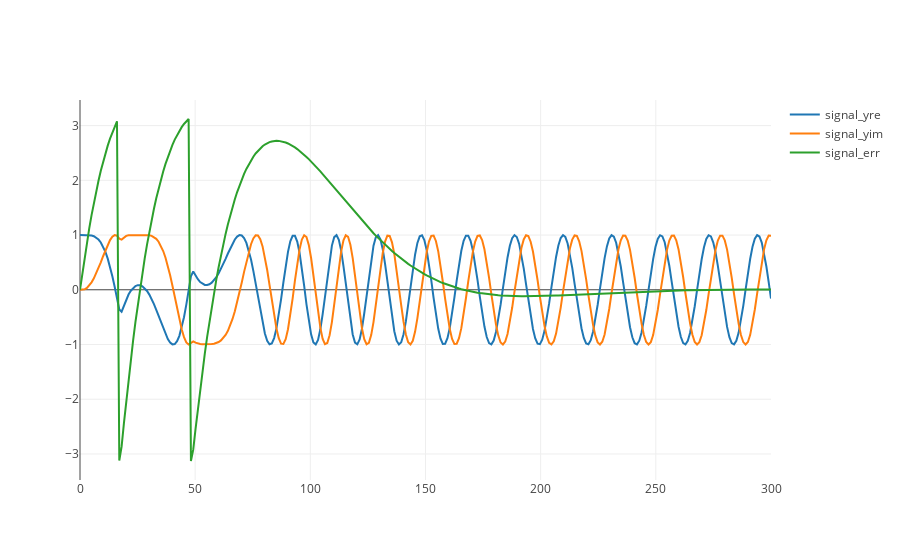

The notebook cell this image was saved under:
### Code cell
// set parameters
let parameters = Parameters {
    phase_offset: 0.,    // carrier phase offset        0.0
    freq_offset:  0.3,   // carrier frequency offset    0.3
    wn:           0.01,  // pll bandwidth               0.01
    zeta:         0.707, // pll damping factor          0.707
    K:            1000., // pll loop gain               1000.
    n:            300,   // number of samples           400
};
let t = parameters.n as f32;

let xs: Vec<f32> = linspace(0., t, parameters.n).collect();
let signals = simulate(&parameters);

let mut plot = Plot::new();
//plot.add_trace(Scatter::new(xs.clone(), signals.0).mode(Mode::Lines).name("signal_xre"));
//plot.add_trace(Scatter::new(xs.clone(), signals.1).mode(Mode::Lines).name("signal_xim"));
plot.add_trace(Scatter::new(xs.clone(), signals.2).mode(Mode::Lines).name("signal_yre"));
plot.add_trace(Scatter::new(xs.clone(), signals.3).mode(Mode::Lines).name("signal_yim"));
plot.add_trace(Scatter::new(xs.clone(), signals.4).mode(Mode::Lines).name("signal_err"));
//plot.add_trace(Scatter::new(xs.clone(), signals.5).mode(Mode::Lines).name("signal_phi"));
//plot.add_trace(Scatter::new(xs.clone(), signals.6).mode(Mode::Lines).name("signal_phi_hat"));

plot.set_layout(Layout::new().height(200));
plot.lab_display();

### Figure 1 — Plotly figure (JSON) as saved in the notebook; plotly's stock layout.template omitted (floating-point values rounded to 4 significant figures; data arrays with more than 128 entries replaced by an {"elided": "..."} marker saying what was removed)
{"data": [{"mode": "lines", "name": "signal_yre", "type": "scatter", "x": {"elided": "300 float values"}, "y": {"elided": "300 float values"}}, {"mode": "lines", "name": "signal_yim", "type": "scatter", "x": {"elided": "300 float values"}, "y": {"elided": "300 float values"}}, {"mode": "lines", "name": "signal_err", "type": "scatter", "x": {"elided": "300 float values"}, "y": {"elided": "300 float values"}}], "layout": {"autosize": true, "xaxis": {"autorange": true, "range": [0, 300.0], "type": "linear"}, "yaxis": {"autorange": true, "range": [-3.476, 3.468], "type": "linear"}}}
